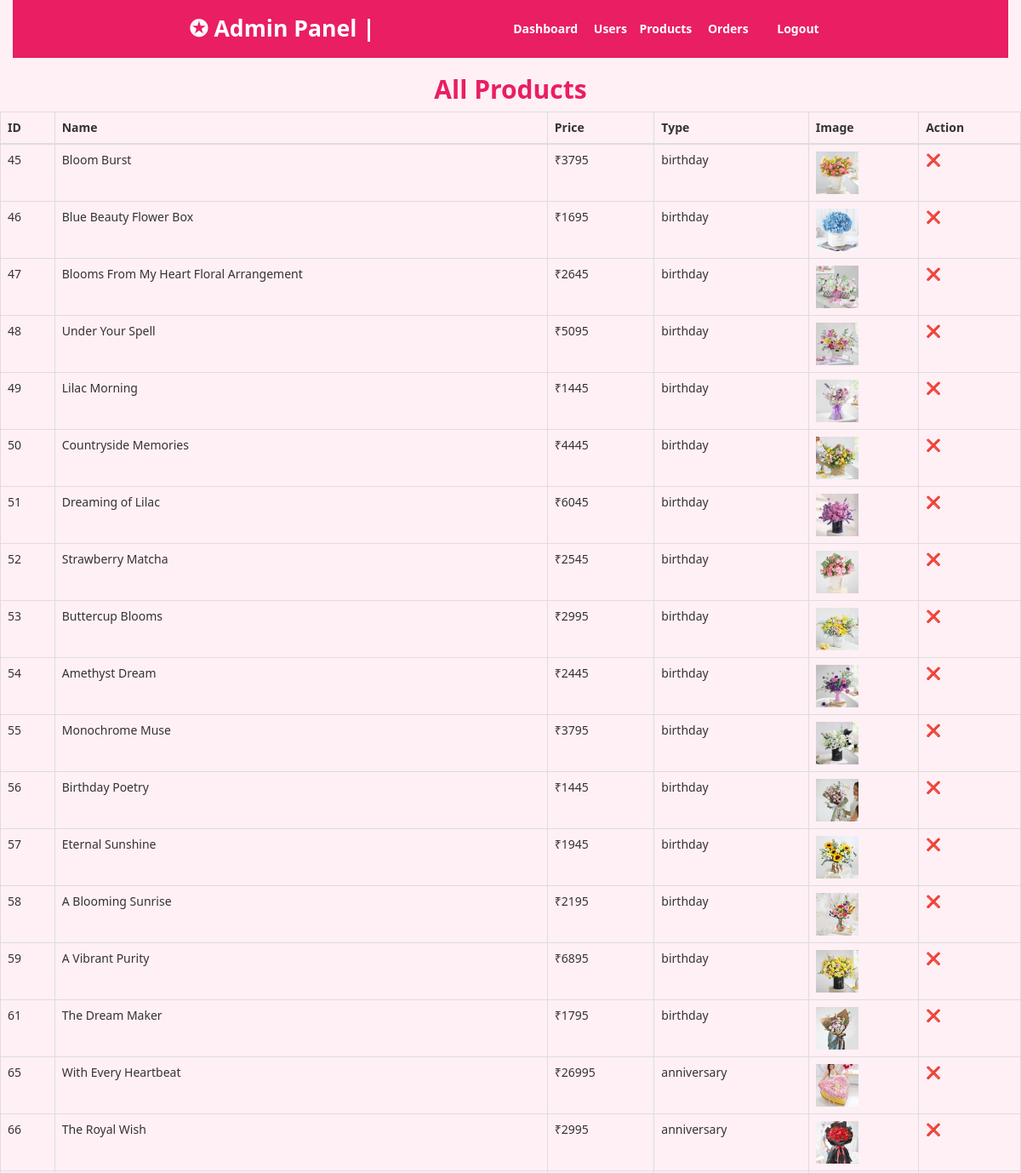
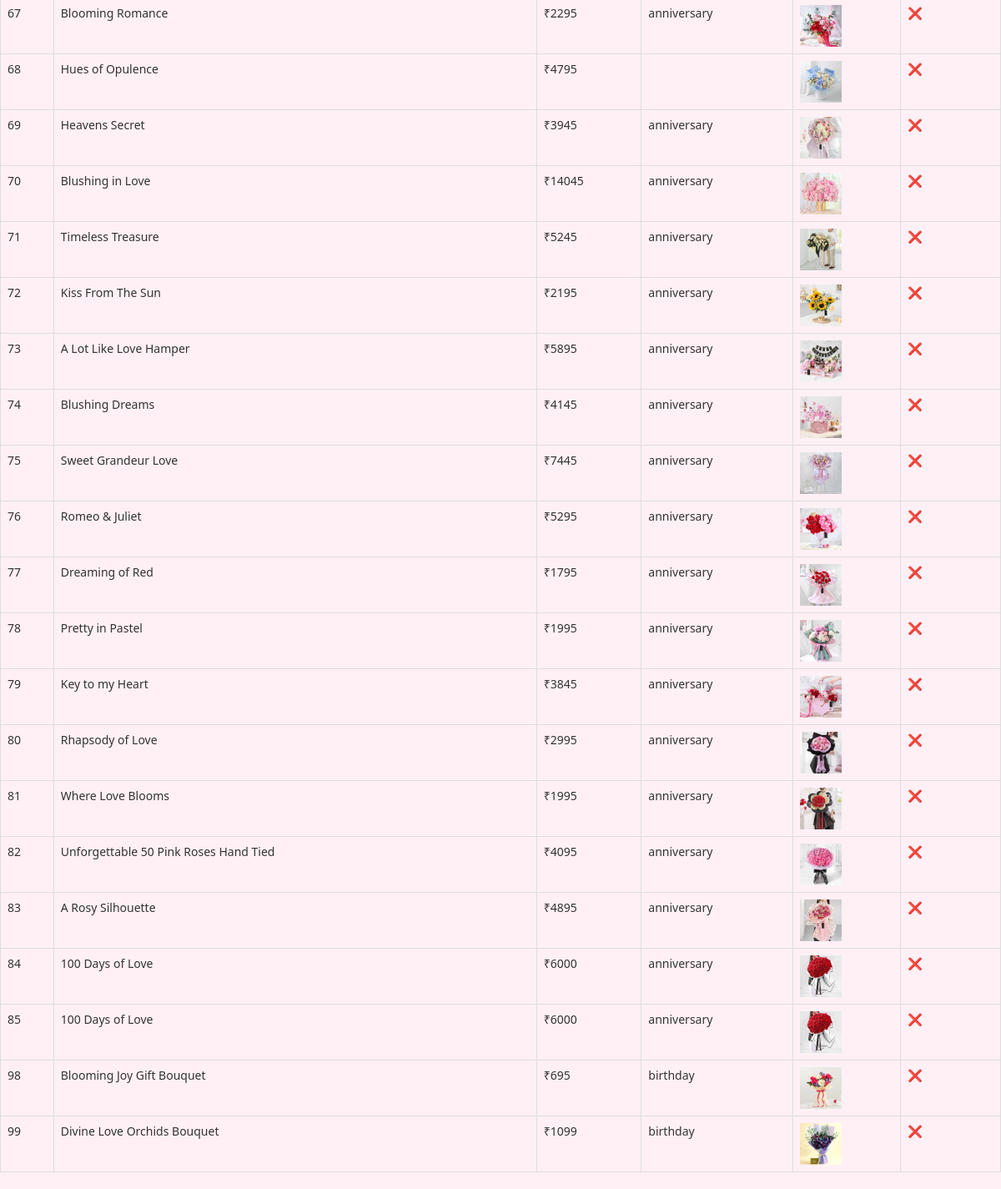
Page /view-all.php on the committed database (2 pictures, top to bottom).
### tables this page shows
CREATE TABLE `products` (
  `product_id` int(11) NOT NULL,
  `product_name` varchar(40) DEFAULT NULL,
  `product_price` int(11) DEFAULT NULL,
  `product_description` varchar(300) DEFAULT NULL,
  `product_image` varchar(100) DEFAULT NULL,
  `product_type` varchar(30) DEFAULT NULL
);

### view-all.php (the view, shortened to what this page needs)
<?php
include('adminpanel.php');
$conn = mysqli_connect("localhost", "root", "", "florifydb");
$qry = "SELECT * FROM products";
$result = mysqli_query($conn, $qry);
?>
<h2 class="text-center" style="font-weight: bold;color:#e91e63;">All Products</h2>
<table class="table table-bordered">
    <thead>
        <tr>
            <th>ID</th><th>Name</th><th>Price</th><th>Type</th><th>Image</th><th>Action</th>
        </tr>
    </thead>
    <tbody>
        <?php while($row = mysqli_fetch_assoc($result)) { ?>
        <tr>
            <td><?= $row['product_id'] ?></td>
            <td><?= $row['product_name'] ?></td>
            <td>₹<?= $row['product_price'] ?></td>
            <td><?= $row['product_type'] ?></td>
            <td><img src="../product_images/<?= $row['product_image'] ?>" height="50"></td>
            <td>
                <a href="view-all.php?delete_id=<?= $row['product_id'] ?>"
                   onclick="return confirm('Are you sure you want to delete this product?');">
                  ❌
                </a>
            </td>
        </tr>
        <?php } ?>
    </tbody>
</table>

### adminpanel.php (shortened to what this page needs)
<!DOCTYPE html>
<html lang="en">
<head>
    <link rel="stylesheet" type="text/css" href="css/bootstrap.min.css">
    <link rel="stylesheet" href="style1.css">
</head>
<body>
    <header>
        <div class="container">
            <div class="logo">✪ Admin Panel |</div>
           <nav>
            <a href="dashboard.php">Dashboard</a>
            <div class="dropdown">
                <button class="dropbtn">Users&nbsp;&nbsp;&nbsp;</button>
            </div>
            <div class="dropdown">
                <button class="dropbtn ">Products</button>
            </div>
            <a href="orders.php">Orders</a>
            <a href="logout.php">Logout</a>
        </nav>
        </div>
    </header>
</body>
</html>

### style1.css (style rules this page uses)
* { margin: 0; padding: 0; }
body { font-family: 'Segoe UI', sans-serif; background-color: #fff0f5; }
.container { align-items: center; padding: 15px 5%; background-color: #e91e63; color: white; justify-content: space-between; display: flex; }
.logo { font-size: 1.9em; font-weight: bold; }
nav a { color: white; text-decoration: none; margin: 0 15px; font-weight: bold; }
.dropdown { position: relative; display: inline-block; }
.dropbtn { background-color: #e91e63; color: white; font-weight: bold; cursor: pointer; border: none; }

### rows in the picture
products: product_id "45", product_name "Bloom Burst", product_price "3795", product_type "birthday", product_image (picture)
products: product_id "46", product_name "Blue Beauty Flower Box", product_price "1695", product_type "birthday", product_image (picture)
products: product_id "47", product_name "Blooms From My Heart Floral Arrangement", product_price "2645", product_type "birthday", product_image (picture)
products: product_id "48", product_name "Under Your Spell", product_price "5095", product_type "birthday", product_image (picture)
products: product_id "49", product_name "Lilac Morning", product_price "1445", product_type "birthday", product_image (picture)
products: product_id "50", product_name "Countryside Memories", product_price "4445", product_type "birthday", product_image (picture)
products: product_id "51", product_name "Dreaming of Lilac", product_price "6045", product_type "birthday", product_image (picture)
products: product_id "52", product_name "Strawberry Matcha", product_price "2545", product_type "birthday", product_image (picture)
products: product_id "53", product_name "Buttercup Blooms", product_price "2995", product_type "birthday", product_image (picture)
products: product_id "54", product_name "Amethyst Dream", product_price "2445", product_type "birthday", product_image (picture)
products: product_id "55", product_name "Monochrome Muse", product_price "3795", product_type "birthday", product_image (picture)
products: product_id "56", product_name "Birthday Poetry", product_price "1445", product_type "birthday", product_image (picture)
products: product_id "57", product_name "Eternal Sunshine", product_price "1945", product_type "birthday", product_image (picture)
products: product_id "58", product_name "A Blooming Sunrise", product_price "2195", product_type "birthday", product_image (picture)
products: product_id "59", product_name "A Vibrant Purity", product_price "6895", product_type "birthday", product_image (picture)
products: product_id "61", product_name "The Dream Maker", product_price "1795", product_type "birthday", product_image (picture)
products: product_id "65", product_name "With Every Heartbeat", product_price "26995", product_type "anniversary", product_image (picture)
products: product_id "66", product_name "The Royal Wish", product_price "2995", product_type "anniversary", product_image (picture)
products: product_id "67", product_name "Blooming Romance", product_price "2295", product_type "anniversary", product_image (picture)
products: product_id "68", product_name "Hues of Opulence", product_price "4795", product_image (picture)
products: product_id "69", product_name "Heavens Secret", product_price "3945", product_type "anniversary", product_image (picture)
products: product_id "70", product_name "Blushing in Love", product_price "14045", product_type "anniversary", product_image (picture)
products: product_id "71", product_name "Timeless Treasure", product_price "5245", product_type "anniversary", product_image (picture)
products: product_id "72", product_name "Kiss From The Sun", product_price "2195", product_type "anniversary", product_image (picture)
products: product_id "73", product_name "A Lot Like Love Hamper", product_price "5895", product_type "anniversary", product_image (picture)
products: product_id "74", product_name "Blushing Dreams", product_price "4145", product_type "anniversary", product_image (picture)
products: product_id "75", product_name "Sweet Grandeur Love", product_price "7445", product_type "anniversary", product_image (picture)
products: product_id "76", product_name "Romeo & Juliet", product_price "5295", product_type "anniversary", product_image (picture)
products: product_id "77", product_name "Dreaming of Red", product_price "1795", product_type "anniversary", product_image (picture)
products: product_id "78", product_name "Pretty in Pastel", product_price "1995", product_type "anniversary", product_image (picture)
products: product_id "79", product_name "Key to my Heart", product_price "3845", product_type "anniversary", product_image (picture)
products: product_id "80", product_name "Rhapsody of Love", product_price "2995", product_type "anniversary", product_image (picture)
products: product_id "81", product_name "Where Love Blooms", product_price "1995", product_type "anniversary", product_image (picture)
products: product_id "82", product_name "Unforgettable 50 Pink Roses Hand Tied", product_price "4095", product_type "anniversary", product_image (picture)
products: product_id "83", product_name "A Rosy Silhouette", product_price "4895", product_type "anniversary", product_image (picture)
products: product_id "84", product_name "100 Days of Love", product_price "6000", product_type "anniversary", product_image (picture)
products: product_id "85", product_name "100 Days of Love", product_price "6000", product_type "anniversary", product_image (picture)
products: product_id "98", product_name "Blooming Joy Gift Bouquet", product_price "695", product_type "birthday", product_image (picture)
products: product_id "99", product_name "Divine Love Orchids Bouquet", product_price "1099", product_type "birthday", product_image (picture)
